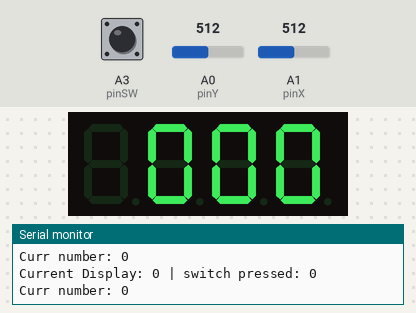
The sketch below on a simulated Arduino Uno, built with avr-gcc and run on an emulated ATmega328P. Shown: 4-digit seven-segment display, the last lines printed to the serial monitor. Wiring (inferred from the names in the program): 4-digit 7-segment display, segments lit when HIGH: segments pin 12, pin 8, pin 5, pin 3, pin 2, pin 11, pin 6; digit selects pin 7, pin 9, pin 10, pin 13. The inputs (shaded band) are chosen by the test bench; at power-on: A1 (pinX) = 512, A3 (pinSW) HIGH, A0 (pinY) = 512. The segment pins are drawn as the display they are named for.

Above: at 1.2 s.
1.3 s: A1 (pinX) set to 290
At 2.32 s:
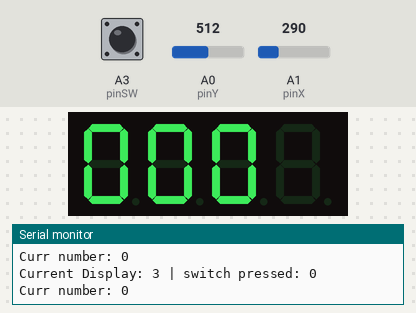
3.0 s: A3 (pinSW) pulled LOW for 1 s
5.5 s: A0 (pinY) set to 710
At 6.05 s:
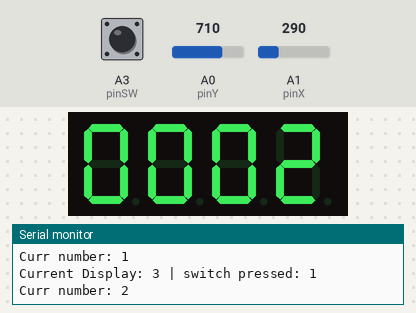
7.2 s: A3 (pinSW) pulled LOW for 0.25 s
At 7.64 s:
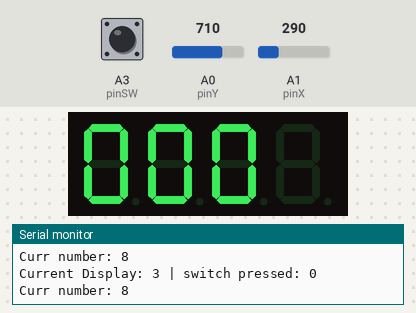
10.4 s: A1 (pinX) set to 710
At 10.98 s:
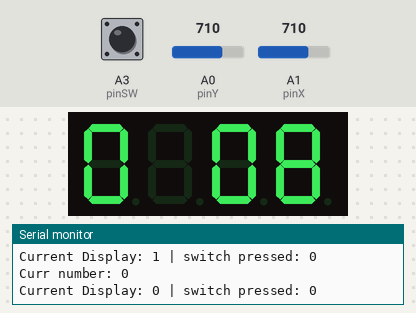
12.1 s: A3 (pinSW) pulled LOW for 0.25 s
At 14.6 s:
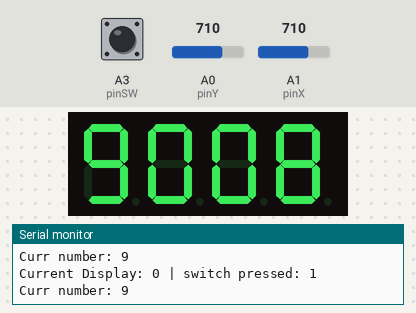
Timing chart, 0 to 14.8 s (numbered marks = the images above; inputs shaded):
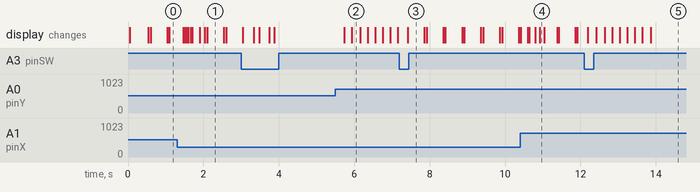

The sketch:

4digits7segement.ino
```cpp
const int pinA = 12;
const int pinB = 8;
const int pinC = 5;
const int pinD = 3;
const int pinE = 2;
const int pinF = 11;
const int pinG = 6;

const int pinDP = 4;

const int pinD1 = 7;
const int pinD2 = 9;
const int pinD3 = 10;
const int pinD4 = 13;

const int segSize = 8;
const int noOfDisplays = 4;
const int noOfDigits = 10;

unsigned int numD1 = 0;
unsigned int numD2 = 5;
unsigned int numD3 = 0;
unsigned int numD4 = 0;

int currentDigitsArr[4] = {0, 0, 0, 0};

unsigned int currentDisplay = 0;

// Joystick
const int pinSW = A3; // digital pin connected to switch output
const int pinX = A1; // A1 - analog pin connected to X output
const int pinY = A0; // A0 - analog pin connected to Y output
int switchValue;
bool switchPressed = false;
int xValue = 0;
int yValue = 0;
int minThreshold = 300;
int maxThreshold = 700;

// Timer
unsigned long previousMillisJoystick = 0;
const long intervalJoystick = 200;

unsigned long previousMillisBlink = 0;
const long intervalBlink = 500;
bool digitBlinkSwitch = false;

// segments array, similar to before
int segments[segSize] = {
  pinA, pinB, pinC, pinD, pinE, pinF, pinG, pinDP
};

// digits array, to switch between them easily
int digits[noOfDisplays] = {
  pinD1, pinD2, pinD3, pinD4
};

byte digitMatrix[noOfDigits][segSize - 1] = {
  // a b c d e f g
  {1, 1, 1, 1, 1, 1, 0}, // 0
  {0, 1, 1, 0, 0, 0, 0}, // 1
  {1, 1, 0, 1, 1, 0, 1}, // 2
  {1, 1, 1, 1, 0, 0, 1}, // 3
  {0, 1, 1, 0, 0, 1, 1}, // 4
  {1, 0, 1, 1, 0, 1, 1}, // 5
  {1, 0, 1, 1, 1, 1, 1}, // 6
  {1, 1, 1, 0, 0, 0, 0}, // 7
  {1, 1, 1, 1, 1, 1, 1}, // 8
  {1, 1, 1, 1, 0, 1, 1} // 9
};

void displayNumber(byte digit, byte decimalPoint) {
  for (int i = 0; i < segSize - 1; i++) {
    digitalWrite(segments[i], digitMatrix[digit][i]);
  }

  // write the decimalPoint to DP pin
  digitalWrite(segments[segSize - 1], decimalPoint);
}


// activate the display no. received as param
void showDigit(int num) {
  for (int i = 0; i < noOfDisplays; i++) {
    digitalWrite(digits[i], HIGH);
  }

  digitalWrite(digits[num], LOW);
}


void clearLEDs() {
  for (int i = 0; i < segSize - 1; i++) {
    digitalWrite(segments[i], LOW);
  }
}

void setup() {
  for (int i = 0; i < segSize - 1; i++) {
    pinMode(segments[i], OUTPUT);
  }

  for (int i = 0; i < noOfDisplays; i++) {
    pinMode(digits[i], OUTPUT);
  }

  pinMode(pinSW, INPUT_PULLUP); //activate pull-up resistor on the

  Serial.begin(9600);
}


void loop() {
  unsigned long currentMillis = millis();
  if (currentMillis - previousMillisJoystick >= intervalJoystick) {
    previousMillisJoystick = currentMillis;

    switchValue = digitalRead(pinSW);
    xValue = analogRead(pinX);
    yValue = analogRead(pinY);

    // change on joystick button press
    if (switchValue != 1) {
      switchPressed = !switchPressed;
    }

    // move from one to digit to another only if button wasn't activated
    if (!switchPressed) {
      if (xValue <= minThreshold) {
        currentDisplay = currentDisplay >= 3 ? 3 : currentDisplay+1;
      }

      if (xValue >= maxThreshold) {
        currentDisplay = currentDisplay <= 0 ? 0 : currentDisplay-1;
      }
    }

    // change number from current digit only if the button was activated
    if (switchPressed) {
      if (yValue >= maxThreshold) {
        currentDigitsArr[currentDisplay] = currentDigitsArr[currentDisplay] < 9 ? currentDigitsArr[currentDisplay]+1 : 9;
      }

      if (yValue <= minThreshold) {
        currentDigitsArr[currentDisplay] = currentDigitsArr[currentDisplay] > 0 ? currentDigitsArr[currentDisplay]-1 : 0;
      }
    }

    Serial.print("Current Display: ");
    Serial.print(currentDisplay);
    Serial.print(" | ");
    Serial.print("switch pressed: ");
    Serial.println(switchPressed);
    Serial.print("Curr number: ");
    Serial.println(currentDigitsArr[currentDisplay]);
  }

  for (int i = 0; i < noOfDisplays; i++) {
    clearLEDs();
    if (currentDisplay == i && switchPressed == false) {
      if (currentMillis - previousMillisBlink >= intervalBlink) {
        previousMillisBlink = currentMillis;
        showDigit(i);
        displayNumber(currentDigitsArr[i], HIGH);
        delay(20);
      }
    } else {
      showDigit(i);
      displayNumber(currentDigitsArr[i], HIGH);
      delay(1);
    }
  }
}
```

Measured:
- after the input at 1.3 s, the display: first differs from a run without the input after 0.20 s (image 1 shows a later state)
- after the input at 5.5 s, the display: first changes after 0.24 s (image 2 shows a later state)
- after the input at 7.2 s, the display: changes after 0.22 s (image 3)
- after the input at 10.4 s, the display: first differs from a run without the input after 0.24 s (image 4 shows a later state)
- after the input at 12.1 s, the display: first changes after 0.10 s (image 5 shows a later state)
- what the display in image 1 shows lasts 0.4 s, from 2.1 s to 2.5 s
